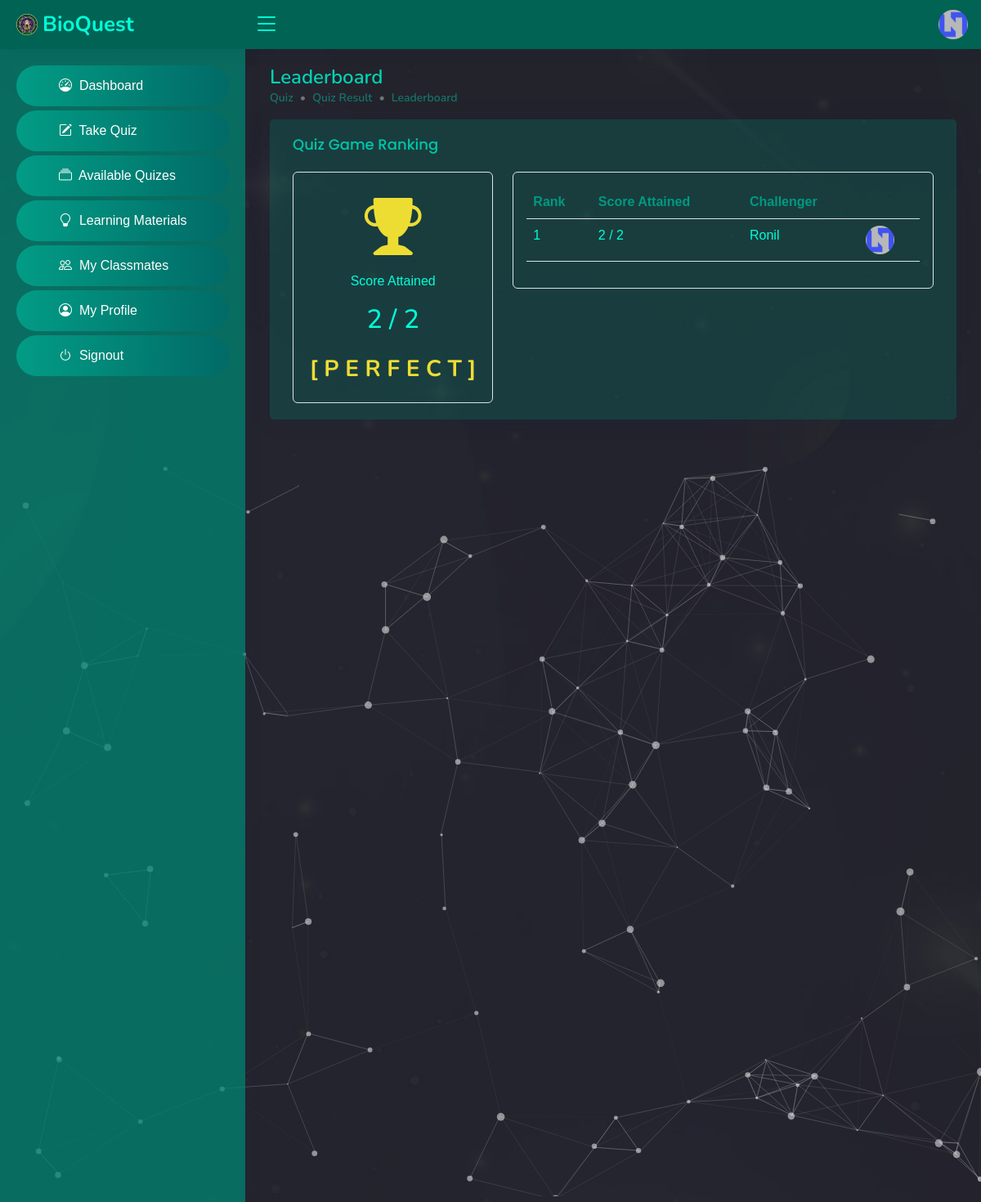
The page /student/quiz-leaderboard.php?room_number=111 (signed in) on the database its author committed.
### tables this page shows
CREATE TABLE IF NOT EXISTS `tbl_student` (
  `id` int NOT NULL AUTO_INCREMENT,
  `email` varchar(50) NOT NULL,
  `student_id` varchar(50) NOT NULL,
  `password` varchar(50) NOT NULL,
  `firstname` varchar(50) NOT NULL,
  `middlename` varchar(50) NOT NULL,
  `lastname` varchar(50) NOT NULL,
  `year_level` int NOT NULL,
  `section` int NOT NULL,
  `img_url` varchar(50) NOT NULL,
  `created_at` varchar(50) NOT NULL,
  PRIMARY KEY (`id`),
  KEY `year_level` (`year_level`),
  KEY `section` (`section`),
  KEY `section_2` (`section`)
);

CREATE TABLE IF NOT EXISTS `tbl_quiz_ranking` (
  `id` int NOT NULL AUTO_INCREMENT,
  `room_number` int NOT NULL,
  `score` int NOT NULL,
  `student_id` int NOT NULL,
  `img_url` varchar(50) NOT NULL,
  PRIMARY KEY (`id`)
);

### student/quiz-leaderboard.php (the view, shortened to what this page needs)
<?php
include('../database-connection.php');
if (isset($_SESSION['id'])) {
    $student_id = $_SESSION['id'];
    $room_number = $_GET['room_number'];
?>
    <!DOCTYPE html>
    <html lang="en">
    <head>
        <?php include '../other-includes/head.php' ?>
    </head>
    <body>
        <?php include 'top-nav.php' ?>
        <?php include 'side-nav.php' ?>
        <div id="start">
            <div id="particles-js">
                <main id="main" class="main">
                    <div class="pagetitle">
                        <h1>Leaderboard</h1>
                        <nav style="--bs-breadcrumb-divider: '•';">
                            <ol class="breadcrumb">
                                <li class="breadcrumb-item">Quiz</li>
                                <li class="breadcrumb-item">Quiz Result</li>
                                <li class="breadcrumb-item">Leaderboard</li>
                            </ol>
                        </nav>
                    </div>
                    <section class="section dashboard">
                        <div class="row">
                            <div class="col-lg-12">
                                <div class="card px-2">
                                    <div class="card-body">
                                        <h5 class="card-title">Quiz Game Ranking</h5>
                                        <div class="row">
                                            <div class="col-lg-4">
                                                <div class="d-flex flex-column border rounded p-3">
                                                    <?php
                                                    $stmt = $conn->prepare(' SELECT * FROM tbl_quiz_student WHERE room_number = ? AND student_id = ? ORDER BY item_number ASC');
                                                    $stmt->bind_param('ii', $room_number, $student_id);
                                                    $stmt->execute();
                                                    $result = $stmt->get_result();
                                                    while ($rows = $result->fetch_assoc()) {
                                                        $correct_answer = $rows['correct_answer'];
                                                        $student_answer = $rows['student_answer'];
                                                        $total_items = mysqli_num_rows($result);
                                                        if ($student_answer !== '' && $student_answer === $correct_answer) {
                                                            $score += 1;
                                                        } else {
                                                            $score += 0;
                                                        }
                                                    }
                                                    $passing_score = $total_items / 2;
                                                    if ($score === $total_items) {
                                                        echo '
                                                        <div class="d-flex flex-column align-items-center">
                                                            <i class="bi bi-trophy-fill" style="font-size: 70px; color: #eddd33;"></i>
                                                            <p>Score Attained</p>
                                                            <h2>' . $score . ' / ' . $total_items . '</h2>
                                                            <h3 class="mt-3" style="color: #eddd33;">
                                                                <strong>[ P E R F E C T ]</strong>
                                                            </h3>
                                                        </div>';
                                                    } else if ($score == 0) {
                                                        echo '
                                                        <div class="d-flex flex-column align-items-center">
                                                            <i class="bi bi-type-strikethrough" style="font-size: 70px; color: #ff0000;"></i>
                                                            <h3 class="mt-3" style="color: #ff0000;">
                                                                <strong>YOU HAVE NO SCORE!</strong>
                                                            </h3>
                                                        </div>';
                                                    } else if ($score < $passing_score) {
                                                        echo '
                                                        <div class="d-flex flex-column align-items-center">
                                                            <i class="bi bi-award" style="font-size: 70px; color: #ed7133;"></i>
                                                            <p>Score Attained</p>
                                                            <h2>' . $score . ' / ' . $total_items . '</h2>
                                                            <h3 class="mt-3" style="color: #ed7133  ;">
                                                                <strong>NEED TO STUDY HARD</strong>
                                                            </h3>
                                                        </div>';
                                                    }
                                                    ?>
                                                </div>
                                            </div>
                                            <div class="col-lg-8">
                                                <div class="border rounded p-3">
                                                    <div class="table-responsive">
                                                        <table class="table">
                                                            <thead>
                                                                <tr>
                                                                    <th>Rank</th>
                                                                    <th>Score Attained</th>
                                                                    <th>Challenger</th>
                                                                    <th></th>
                                                                </tr>
                                                            </thead>
                                                            <tbody>
                                                                <?php
                                                                $stmt = $conn->prepare(' SELECT
                                                                tbl_quiz_ranking.img_url,
                                                                tbl_quiz_ranking.student_id,
                                                                tbl_quiz_ranking.room_number,
                                                                tbl_quiz_ranking.score,
                                                                tbl_student.firstname,
                                                                tbl_student.middlename,
                                                                tbl_student.lastname
                                                                FROM tbl_quiz_ranking
                                                                INNER JOIN tbl_student ON tbl_quiz_ranking.student_id = tbl_student.id
                                                                WHERE tbl_quiz_ranking.room_number = ?
                                                                ORDER BY tbl_quiz_ranking.score DESC ');
                                                                $stmt->bind_param('i', $room_number);
                                                                $stmt->execute();
                                                                $result = $stmt->get_result();
                                                                $rank = 0;
                                                                $prevScore = PHP_INT_MAX;
                                                                while ($row = $result->fetch_assoc()) {
                                                                    $img_url = $row['img_url'];
                                                                    $firstname = $row['firstname'];
                                                                    $middlename = $row['middlename'];
                                                                    $lastname = $row['lastname'];
                                                                    $score = $row['score'];
                                                                    if ($score < $prevScore) {
                                                                        $rank++;
                                                                    }
                                                                    echo '<tr>
                                                                            <td>' . $rank . '</td>
                                                                            <td>' . $score . " / " . $total_items . '</td>
                                                                            <td>' . $firstname . " " . $middlename . " " . $lastname . '</td>
                                                                            <td>
                                                                                <img src="../assets/img/profiles/' . $img_url . '" style="width: 35px; height: 35px; border-radius: 50%;" alt="Challenger Profile" />
                                                                            </td>
                                                                        </tr>';
                                                                }
                                                                ?>
                                                            </tbody>
                                                        </table>
                                                    </div>
                                                </div>
                                            </div>
                                        </div>
                                    </div>
                                </div>
                            </div>
                        </div>
                    </section>
                </main>
            </div>
        </div>
    </body>
    </html>
<?php
} else {
    header("Location: ../index.php");
}

### student/top-nav.php (shortened to what this page needs)
<?php
include '../database-connection.php';
$stmt = $conn->prepare(' SELECT * FROM tbl_student WHERE id = ? ');
$stmt->bind_param('i', $_SESSION['id']);
$stmt->execute();
$result = $stmt->get_result();
$row = $result->fetch_assoc();
$img_url = $row['img_url'];
?>
<header id="header" class="header fixed-top d-flex align-items-center">
    <div class="d-flex align-items-center justify-content-between">
        <a href="student-dashboard.php" class="logo d-flex align-items-center">
            <img src="../assets/img/logo.png" alt="">
            <span class="d-none d-lg-block">BioQuest</span>
        </a>
        <i class="bi bi-list toggle-sidebar-btn"></i>
    </div>
    <nav class="header-nav ms-auto">
        <ul class="d-flex align-items-center">
            <li class="nav-item dropdown pe-3">
                <a class="nav-link nav-profile d-flex align-items-center pe-0" href="#" data-bs-toggle="dropdown">
                    <img src="../assets/img/profiles/<?php echo $img_url ?>" alt="Profile" class="rounded-circle">
                </a>
            </li>
        </ul>
    </nav>
</header>

### student/assets/css/style.css (style rules this page uses)
:root { --primary-color: #00c2a5; --secondary-color: #004b40; scroll-behavior: smooth; }
body { color: #444444; margin: 0; font-family: 'Source Sans Pro', sans-serif; background: #000; }
a { color: #4154f1; text-decoration: none; }
h1, h2, h3, h4, h5, h6 { font-family: "Nunito", sans-serif; }
#main { margin-top: 60px; padding: 20px 30px; transition: all 0.3s; }
.pagetitle { margin-bottom: 10px; }
.pagetitle h1 { font-size: 24px; margin-bottom: 0; font-weight: 600; color: #00d3b3; }
.card { margin-bottom: 30px; border: none; border-radius: 5px; box-shadow: 0px 0 30px rgba(1, 41, 112, 0.1); background-color: #007b684c; }
.card-title { padding: 20px 0 15px 0; font-size: 18px; font-weight: 500; color: #00c6a8; font-family: "Poppins", sans-serif; }
.card-body { padding: 0 20px 20px 20px; }
.breadcrumb { font-size: 14px; font-family: "Nunito", sans-serif; color: #899bbd; font-weight: 600; }
.breadcrumb .breadcrumb-item { color: #00debd72; }
.logo { line-height: 1; }
@media (min-width: 1200px) { .logo { width: 280px; } }
.logo img { max-height: 26px; margin-right: 6px; }
.logo span { font-size: 26px; font-weight: 700; color: #00ffd9; font-family: "Nunito", sans-serif; }
.header { transition: all 0.5s; z-index: 997; height: 60px; box-shadow: 0px 2px 20px rgba(1, 41, 112, 0.1); background-color: #008672bd; padding-left: 20px; }
.header .toggle-sidebar-btn { font-size: 32px; padding-left: 10px; cursor: pointer; color: #00ffd9; }
.header-nav ul { list-style: none; }
.header-nav>ul { margin: 0; padding: 0; }
.header-nav .nav-profile { color: #00ffd9; }
.header-nav .nav-profile img { max-height: 36px; }
@media (min-width: 1200px) { #main, #footer { margin-left: 300px; } }
.dashboard p, .dashboard h2, .dashboard h3, table th, table td, #timer { color: #00ffd9; }
table th { color: #009982; }
#start { background: url(../images/bg1.jpg) no-repeat; background-size: cover; -webkit-background-size: cover; -moz-background-size: cover; -o-background-size: cover; -ms-background-size: cover; background-attachment: fixed; position: relative; }
#particles-js { width: 100%; background-image: url('../../images/bg1.jpg'); background-size: cover; background-position: 50% 50%; background-repeat: no-repeat; }

### rows shown on the page
tbl_student: img_url (placeholder picture)
tbl_quiz_ranking: rank "1", score "2", student.firstname "Ronil", img_url (placeholder picture)

### other values the page prints
$score "2"
$total_items "2"
